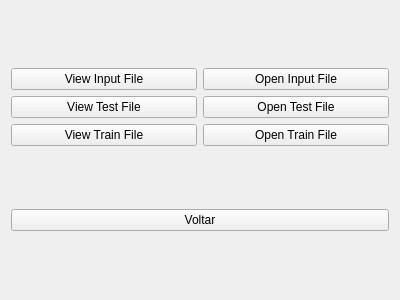
<?xml version="1.0" encoding="UTF-8"?>
<ui version="4.0">
 <class>Form</class>
 <widget class="QWidget" name="Form">
  <property name="geometry">
   <rect>
    <x>0</x>
    <y>0</y>
    <width>400</width>
    <height>300</height>
   </rect>
  </property>
  <property name="windowTitle">
   <string>Form</string>
  </property>
  <layout class="QGridLayout" name="gridLayout">
   <item row="0" column="0">
    <layout class="QGridLayout" name="gridLayout_2">
     <item row="2" column="0">
      <widget class="QPushButton" name="pushButton_3">
       <property name="text">
        <string>View Train File</string>
       </property>
      </widget>
     </item>
     <item row="0" column="0">
      <widget class="QPushButton" name="pushButton">
       <property name="text">
        <string>View Input File</string>
       </property>
      </widget>
     </item>
     <item row="1" column="0">
      <widget class="QPushButton" name="pushButton_2">
       <property name="text">
        <string>View Test File</string>
       </property>
      </widget>
     </item>
     <item row="0" column="1">
      <widget class="QPushButton" name="pushButton_5">
       <property name="text">
        <string>Open Input File</string>
       </property>
      </widget>
     </item>
     <item row="1" column="1">
      <widget class="QPushButton" name="pushButton_6">
       <property name="text">
        <string>Open Test File</string>
       </property>
      </widget>
     </item>
     <item row="2" column="1">
      <widget class="QPushButton" name="pushButton_7">
       <property name="text">
        <string>Open Train File</string>
       </property>
      </widget>
     </item>
    </layout>
   </item>
   <item row="1" column="0">
    <widget class="QPushButton" name="pushButton_4">
     <property name="text">
      <string>Voltar</string>
     </property>
    </widget>
   </item>
  </layout>
 </widget>
 <resources/>
 <connections/>
</ui>
